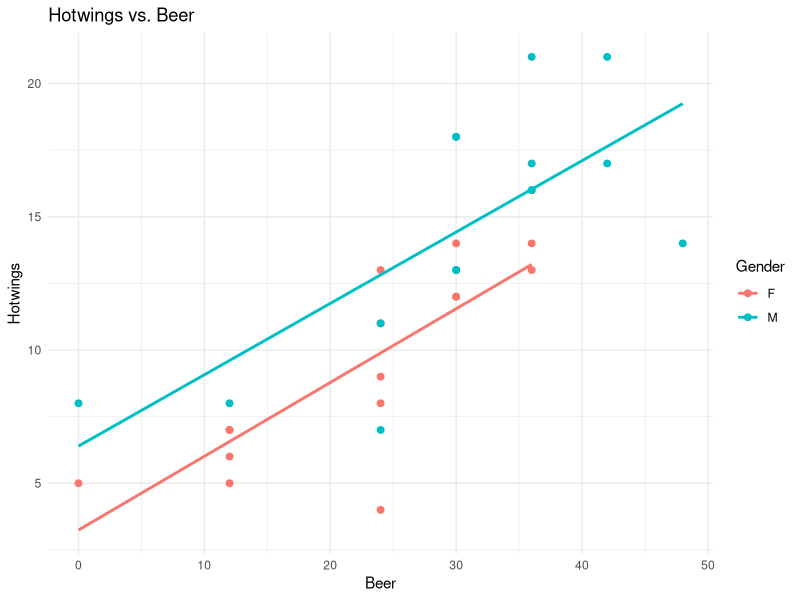

Reproduce this figure in R.
#!/usr/bin/env Rscript
library(ggplot2)

set.seed(123)

fit_linear_model <- function(y, x, raw_data) {

  # train test split
  n <- nrow(raw_data)
  trainIndex <- sample(n, round(0.8 * n, 0))
  train <- raw_data[trainIndex, ]
  test <- raw_data[-trainIndex, ]
  
  # construct formula
  formula <- as.formula(paste(y, "~", x))
  
  # fit model
  model <- lm(formula, data = train)

  # Store model summary
  model_summary <- summary(model)
  print(model_summary)  # This will print the summary when the function runs
  
  # predict on testing data
  y_test <- test[[y]]
  y_hat <- predict(model, newdata = test)
  
  # analyze accuracy
  SSE <- sum((y_test - y_hat)^2)
  MSE <- SSE / nrow(test)  
  RMSE <- sqrt(MSE)
  SST <- sum((y_test - mean(y_test))^2)
  R2 <- 1 - SSE / SST
  
  return(list(
    summary = model_summary,  # Include summary in return value
    SSE = SSE, 
    MSE = MSE, 
    RMSE = RMSE, 
    SST = SST, 
    R2 = R2
  ))
}

main <- function() {
  Beerwings <- read.csv("../../data/Beerwings.csv")
  result <- fit_linear_model("Hotwings", "Beer", Beerwings)
  print(result)
  
  ggplot(Beerwings, aes(x = Beer, y = Hotwings, color = Gender)) +
    geom_point(size = 2) +
    geom_smooth(method = "lm", se = FALSE) +
    ggtitle("Hotwings vs. Beer") +
    xlab("Beer") +
    ylab("Hotwings") +
    theme_minimal()
}

if (interactive() || identical(Sys.getenv("R_SCRIPT"), "")) {
  main()
}
